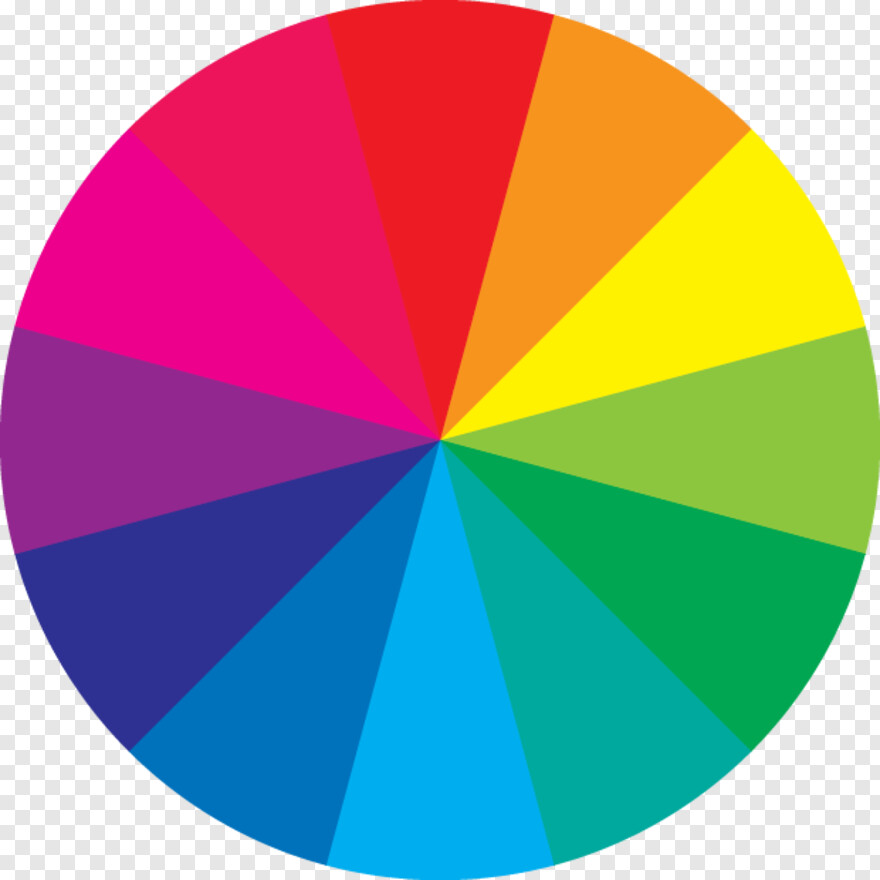
#> input picture color_wheel.jpg, 880 x 880 px
$ python montage_images.py --images .
#> lines starting #> are read from the running program, lines starting #| are printed output that depends on the picture
from imutils import build_montages
from imutils import paths
import argparse
import random
import cv2

ap = argparse.ArgumentParser()
ap.add_argument("-i", "--images", required=True, help = "path to input directory of images")
ap.add_argument("-s", "--sample", type=int, default=21)
args = vars(ap.parse_args())

imagePaths = list(paths.list_images(args["images"]))
random.shuffle(imagePaths)
imagePaths = imagePaths[:args["sample"]]

images = []

for imagePath in imagePaths:
    image = cv2.imread(imagePath)
#> image is the input picture: shape (880, 880, 3); mean B, G, R 137.8, 139.8, 153
    images.append(image)

montages = build_montages(images, (128,196), (7,3))
#> montages = 1 item

for montage in montages :
    cv2.imshow("Montage", montage)
    cv2.waitKey(0)
#> this loop made 1 pass
#> pass 1, `cv2.imshow("Montage", montage)`:
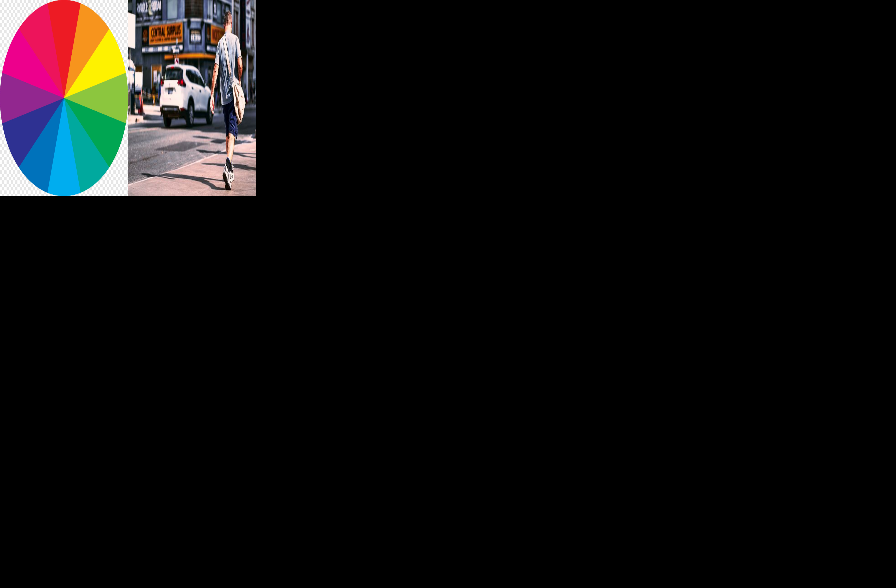
#> window 'Montage': shape (588, 896, 3); mean B, G, R 12.1, 12.1, 13.3
